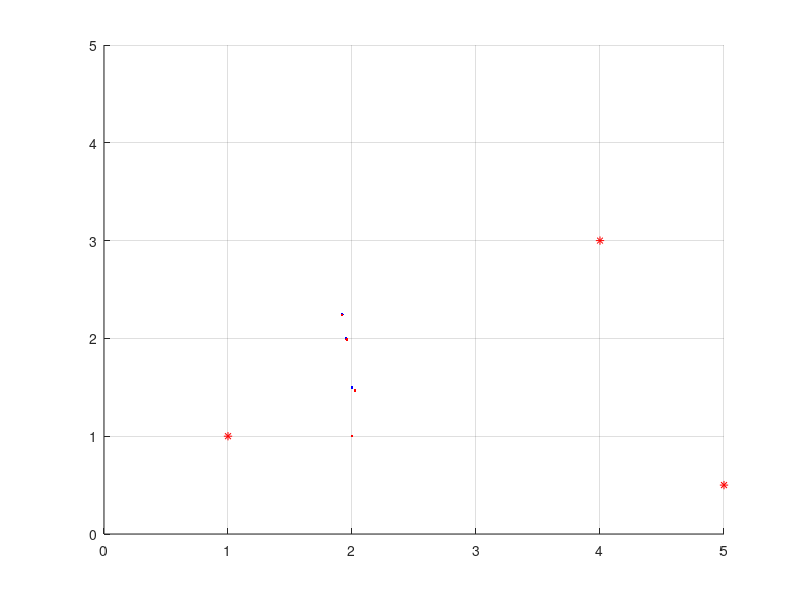
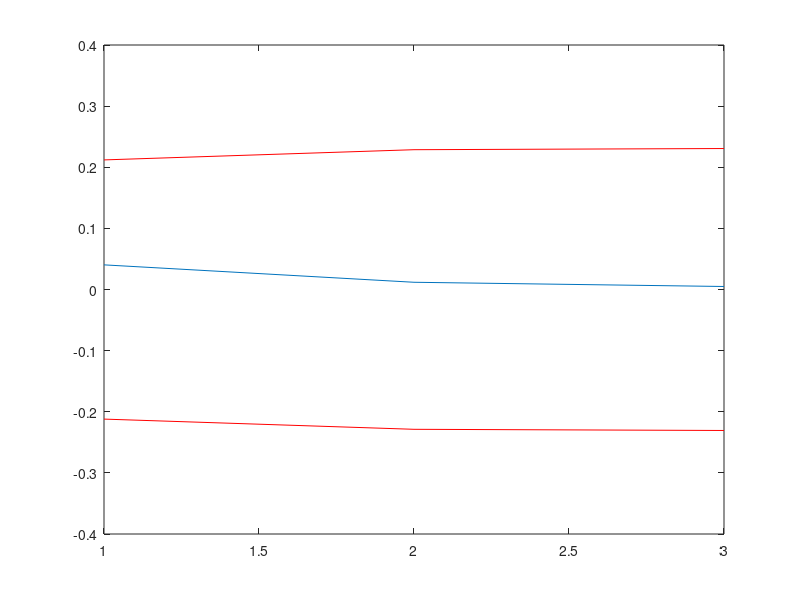

The MATLAB script that drew these images, in order:
clear all
close all
clc
grid

%Initial position
X = [2;1;pi/2];
%Measured poses
% X = [2.0244 1.9585 1.9208;
%      1.4679 1.9892 2.2414;
%      1.6707 1.6815 2.1821];

%Landmark
L = [5 4 1;0.5 3 1];
%Distances (Observation model)
d1 = [3.1623; 3.3977; 3.5382];    % the measurements of distance to the landmark 1
d2 = [2.5000; 2.2819; 2.2100];     % the measurements of distance to the landmark 2
d3 = [1.1180; 1.3776; 1.5504];     % the measurements of distance to the landmark 3

%Covariance associated with the noise
Qk = [1 0 0;0 1 0;0 0 1]*2;
%Initialize the Covariance associated with the system
Pk = [10 0 0;0 10 0;0 0 1];
%Variance associated
Rk = [0.1 0 0;0 0.1 0;0 0 0.1];
%Elementary displacement
Dk=[0.5;0.5;0.25]*0.1;
%Elementary rotation
Wk=[0.1;0.01;0.5];

hold on
axis([0 5 0 5])
%plot the landmarks
plot(L(1,1),L(2,1),'*r')
plot(L(1,2),L(2,2),'*r')
plot(L(1,3),L(2,3),'*r')

%%%%%%%%%%%%%%%%%%%%%%%%%%%%%%%%%%%%%%%%%%%%%%%%%%%%%%%%
%Observation matrix
%Hk =[1 0 0;0 1 0;0 0 1];
%State Matrix
%Fk=[1 0 0;0 1 0;0 0 1];
%%%%%%%%%%%%%%%%%%%%%%%%%%%%%%%%%%%%%%%%%%%%%%%%%%%%%%%%
%Identity Matrix
Id=eye(length(Dk));
%Ground truth
gt= [2.0000 2.0000 1.9501 1.9226
     1.0000 1.5000 1.9975 2.2460
     1.5708 1.6708 1.6808 2.1808];

for i = 1: length(Dk)
    %Update the next X
    X(1,i+1) = X(1,i) + Dk(i)*cos(X(3,i));
    %Update the next Y
    X(2,i+1) = X(2,i) + Dk(i)*sin(X(3,i));
    %Update the next theta
    X(3,i+1) = X(3,i) + Wk(i);
    %These values are shifted to the 2nd column
    %Since the fist contains the inicial values of X [2,1,pi/2]

%% %%%%%%%%%%%%%%%%%%%%%%%%% PREDICT %%%%%%%%%%%%%%%%%%%%%%%%%
    Fk=[1 0 -Dk(i)*sin(X(3,i))
        0 1 Dk(i)*cos(X(3,i))
        0 0 1];
    %Jacobian of the state matrix compared
    %to the a priori estimate 

    %Predicted estimate covariance
    Pk = Fk*Pk*Fk'+Qk;
%% %%%%%%%%%%%%%%%%%%%%%%%%% UPDATE %%%%%%%%%%%%%%%%%%%%%%%%%
    %Z value measurement
    Z = [d1(i);d2(i);d3(i)];
    %Z value estimate = sqrt((Xest - Xmea)^2 + (Yest - Ymea)^2)
    Zest = [sqrt((X(1,i+1)-L(1,1))^2+(X(2,i+1)-L(2,1))^2);
            sqrt((X(1,i+1)-L(1,2))^2+(X(2,i+1)-L(2,2))^2);
            sqrt((X(1,i+1)-L(1,3))^2+(X(2,i+1)-L(2,3))^2)];
    %The estimated measure taking into account the prediction
    %For each landmark

    Hk = [(X(1,i+1)-L(1,1))/Zest(1) (X(2,i+1)-L(2,1))/Zest(1) 0
          (X(1,i+1)-L(1,2))/Zest(2) (X(2,i+1)-L(2,2))/Zest(2) 0
          (X(1,i+1)-L(1,3))/Zest(3) (X(2,i+1)-L(2,3))/Zest(3) 0];
    %Jacobian of the difference between landmarks and the predicted
    %state estimate compared to the observation matrix estimate
    
    %Innovation on measurement pre-fit residual
    Yk = Z - Zest;
    %Innovation covariance
    Sk = Hk*Pk*Hk'+Rk;
    %Optimal Kalman gain
    Kk = Pk*Hk'*Sk^-1;
    %Update state estimate
    X(:,i+1) = X(:,i+1) + Kk*Yk; %Corrected pose
    %Updated estimated covariance
    Pk = (Id - Kk*Hk)*Pk

    %
    sigmax(i)=sqrt(Pk(1,1));
end

hold on
plot(gt(1,:),gt(2,:),'.b')
plot(X(1,:),X(2,:),'.r')
Ex = sqrt((X(1,:) - gt(1,:)).^2 + (X(2,:) - gt(2,:)).^2);
mean(Ex)

figure
plot(Ex(2:4))
hold on
plot(sigmax,'r')
plot(-sigmax,'r')
